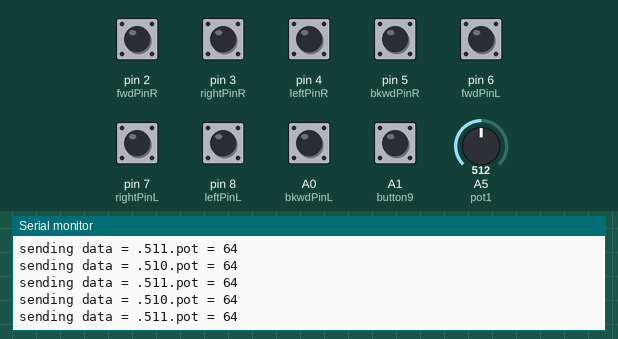
This sketch was run on a simulated Arduino Uno, built with avr-gcc and run on an emulated ATmega328P. Parts: the last lines printed to the serial monitor. The test bench sets the inputs (shaded band); at power-on: A0 (bkwdPinL), A1 (button9), pin 2 (fwdPinR), pin 3 (rightPinR), pin 4 (leftPinR), pin 5 (bkwdPinR), pin 6 (fwdPinL), pin 7 (rightPinL), pin 8 (leftPinL) HIGH, A5 (pot1) = 512. No radio packets arrive unless stated.

Above: at 4.2 s.
4.3 s: A5 (pot1) set to 815
At 4.8 s:
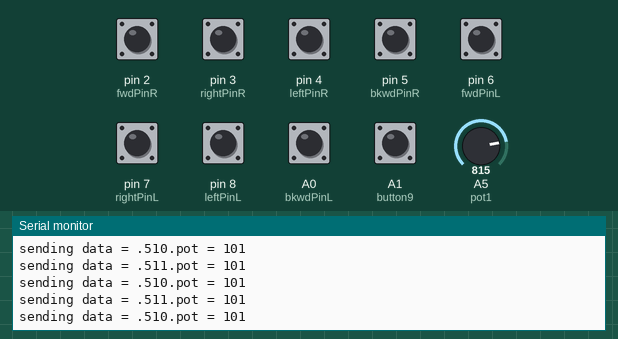
5.8 s: A5 (pot1) set to 788
At 6.8 s:
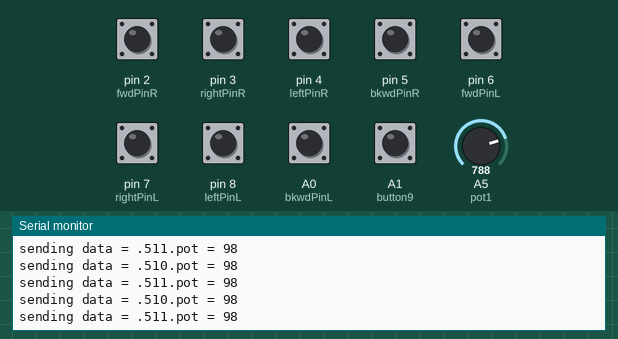
Timing chart, 0 to 8.8 s (numbered marks = the images above; inputs shaded):
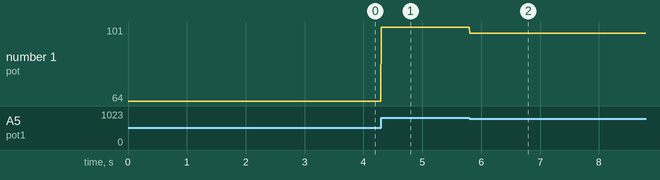

The sketch:

transmit-2-radio.ino
```cpp
/*
   Example using the nRF24L01 radio module to communicate
   between two Arduinos,
   the transmitter is connected to some pushbuttons
   the receiver is connected to a motor driver
*/

// Pin usage
// nRF24L01 uses SPI which is fixed on pins 11, 12, and 13.
// It also requires two other signals
// (CE = Chip Enable, CSN = Chip Select Not)
// Which can be any pins:

const int CEPIN = 9;
const int CSNPIN = 10;

// In summary,
// nRF 24L01 pin    Arduino pin   name
//          1                     GND
//          2                     3.3V
//          3             9       CE
//          4             10      CSN
//          5             13      SCLK
//          6             11      MOSI/COPI
//          7             12      MISO/CIPO

#include <SPI.h>
#include <nRF24L01.h>
#include <RF24.h>
RF24 radio(CEPIN, CSNPIN);                // CE, CSN

// Byte of array representing the address.
// This is the address where we will send the data.
// This should be same on the receiving side.
const byte address[6] = "10001";

// Pins for the pushbuttons
int fwdPinR = 2;  //both wheels on
int rightPinR = 3;  //left wheel on
int leftPinR = 4;   //right wheel on
int bkwdPinR = 5; //both wheels on (backwards)
int fwdPinL = 6;  //Happy
int rightPinL = 7;  //Surprised
int leftPinL = 8;   //Shutdown + Head servo
int bkwdPinL = A0;  //Arms
int button9 = A1; //Arms

const int pot1 = A5;  //waist

//const int pot3 = A3;
//const int pot4 = A2;

void setup() {
  Serial.begin(115200);

  pinMode(fwdPinR, INPUT_PULLUP);
  pinMode(rightPinR, INPUT_PULLUP);
  pinMode(leftPinR, INPUT_PULLUP);
  pinMode(bkwdPinR, INPUT_PULLUP);
  pinMode(fwdPinL, INPUT_PULLUP);
  pinMode(rightPinL, INPUT_PULLUP);
  pinMode(leftPinL, INPUT_PULLUP);
  pinMode(bkwdPinL, INPUT_PULLUP);
  pinMode(button9, INPUT_PULLUP);


  boolean retval = radio.begin();   //Starting the Wireless communication
  Serial.println(retval);
  radio.openWritingPipe(address);  //destination addres
  radio.setPALevel(RF24_PA_MAX);   // min or max
  radio.stopListening();           //This sets the module as transmitter
}
void loop() {
 //read the potentiometers
  int pot1Val = analogRead(pot1);
//  int pot3Val = analogRead(pot3);
//  int pot4Val = analogRead(pot4);

int potMap = map(pot1Val, 0, 1023, 0, 128);

//shift everything over
  int leftR = digitalRead(fwdPinR) << 0;
  int fwdR = digitalRead(rightPinR) << 1;
  int rightR = digitalRead(bkwdPinR) << 2;
  int bkwdR = digitalRead(leftPinR) << 3;
  int leftL = digitalRead(leftPinL) << 4;
  int fwdL = digitalRead(fwdPinL) << 5;
  int rightL = digitalRead(rightPinL) << 6;
  int bkwdL = digitalRead(bkwdPinL) << 7;
  int b9 = digitalRead(button9) << 8;

  if (leftR == HIGH) {
    digitalWrite(fwdPinR, LOW);
//    Serial.print("lowA");

  } else {

    digitalWrite(fwdPinR, HIGH);
//    Serial.print("highA");
  }
  if (rightR == HIGH) {
    digitalWrite(bkwdPinR, LOW);
//    Serial.print("lowC");

  } else {

    digitalWrite(bkwdPinR, HIGH);
//    Serial.print("highC");
  }
  if (fwdR == HIGH) {
    digitalWrite(rightPinR, LOW);
//    Serial.print("lowB");

  } else {

    digitalWrite(rightPinR, HIGH);
//    Serial.print("highB");
  }
  if (bkwdR == HIGH) {
    digitalWrite(leftPinR, LOW);
//    Serial.print("lowD");

  } else {

    digitalWrite(leftPinR, HIGH);
//    Serial.print("highD");
  }
  if (leftL == HIGH) {

    digitalWrite(leftPinL, LOW);
//    Serial.print("lowE");

  } else {

    digitalWrite(leftPinL, HIGH);
//    Serial.print("highE");
  }
  if (fwdL == HIGH) {
    digitalWrite(fwdPinL, LOW);
//    Serial.print("lowF");

  } else {

    digitalWrite(fwdPinL, HIGH);
//    Serial.print("highF");
  }
  if (rightL == HIGH) {
    digitalWrite(rightPinL, LOW);
//    Serial.print("lowG");

  } else {
    digitalWrite(rightPinL, HIGH);
//    Serial.print("highG");
  }
  if (bkwdL == HIGH) {
    digitalWrite(bkwdPinL, LOW);
//    Serial.print("lowH");

  } else {
    digitalWrite(bkwdPinL, HIGH);
//    Serial.print("highH");
  }

 if (b9 == HIGH) {
    digitalWrite(button9, LOW);
//    Serial.print("lowI");

  } else {
    digitalWrite(button9, HIGH);
//    Serial.print("highI");
  }
//  Serial.println(potMap);


  int data;
  data = {leftR | fwdR | rightR | bkwdR | leftL | fwdL | rightL | bkwdL | b9};
//  data[1] = {potMap};


  if (data) {
    Serial.print( "sending data = " );
    Serial.print(".");


    Serial.print(data);
    Serial.print(".");
    radio.write(&data, sizeof(data)) ;

  }

//  if (potMap) {
    Serial.print("pot = ");
    Serial.println(potMap);
    radio.write(&potMap, sizeof(potMap)) ;
    delay(5);
//  }

}
```

Measured:
- after the input at 4.3 s, the serial monitor: prints a new line at once (image 1)
- after the input at 5.8 s, the serial monitor: prints a new line at once (image 2)
- plotted number 1: 64 → 101 after the input at 4.3 s, 101 → 98 after the input at 5.8 s
